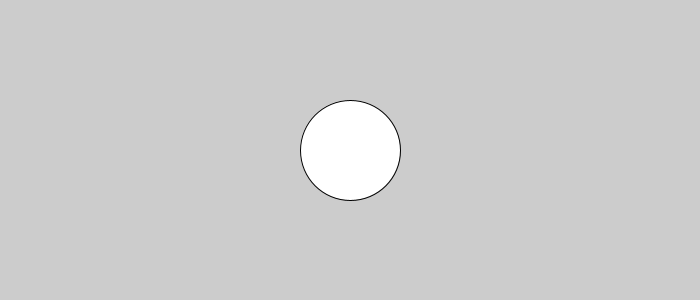
Frame 1 (no input)
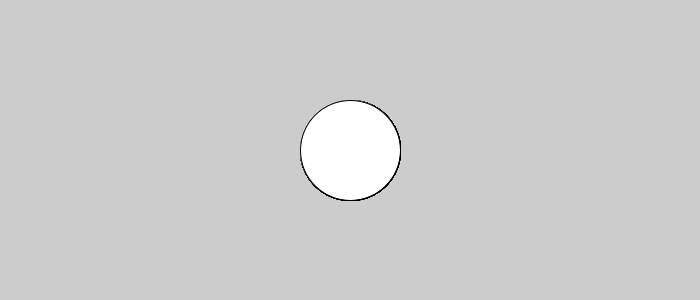
Frame 60 (the mouse pressed at the canvas centre just before this capture)
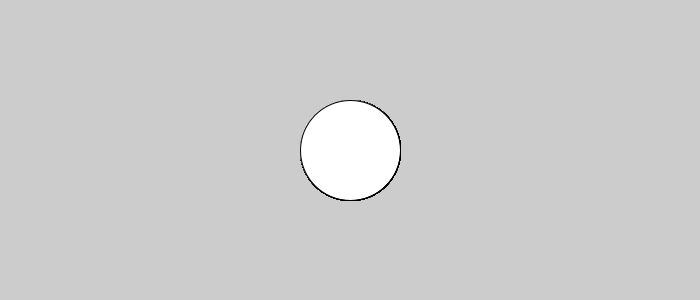
Frame 120 (the mouse held since frame 60 and released just before this capture)

The Processing sketch that drew these frames (run headless with seeded random() and noise(); from frame 60 on, the mouse is pressed at the canvas centre):

// Processing sketch: aul08_t1_ex03
// ── aul08_t1_ex03.pde
int contarCliques=0;
void setup(){ size(700,300); }
void draw(){
  if(contarCliques>=5){
  fill(0,255,0);
  }
  ellipse(350,150,100,100);
  println(contarCliques);
}
//eventos
void mousePressed(){  contarCliques=contarCliques+1; }
void mouseReleased(){ background(255); }
void mouseMoved(){ fill(240,255,10); }
void mouseDragged(){ background(0); }
